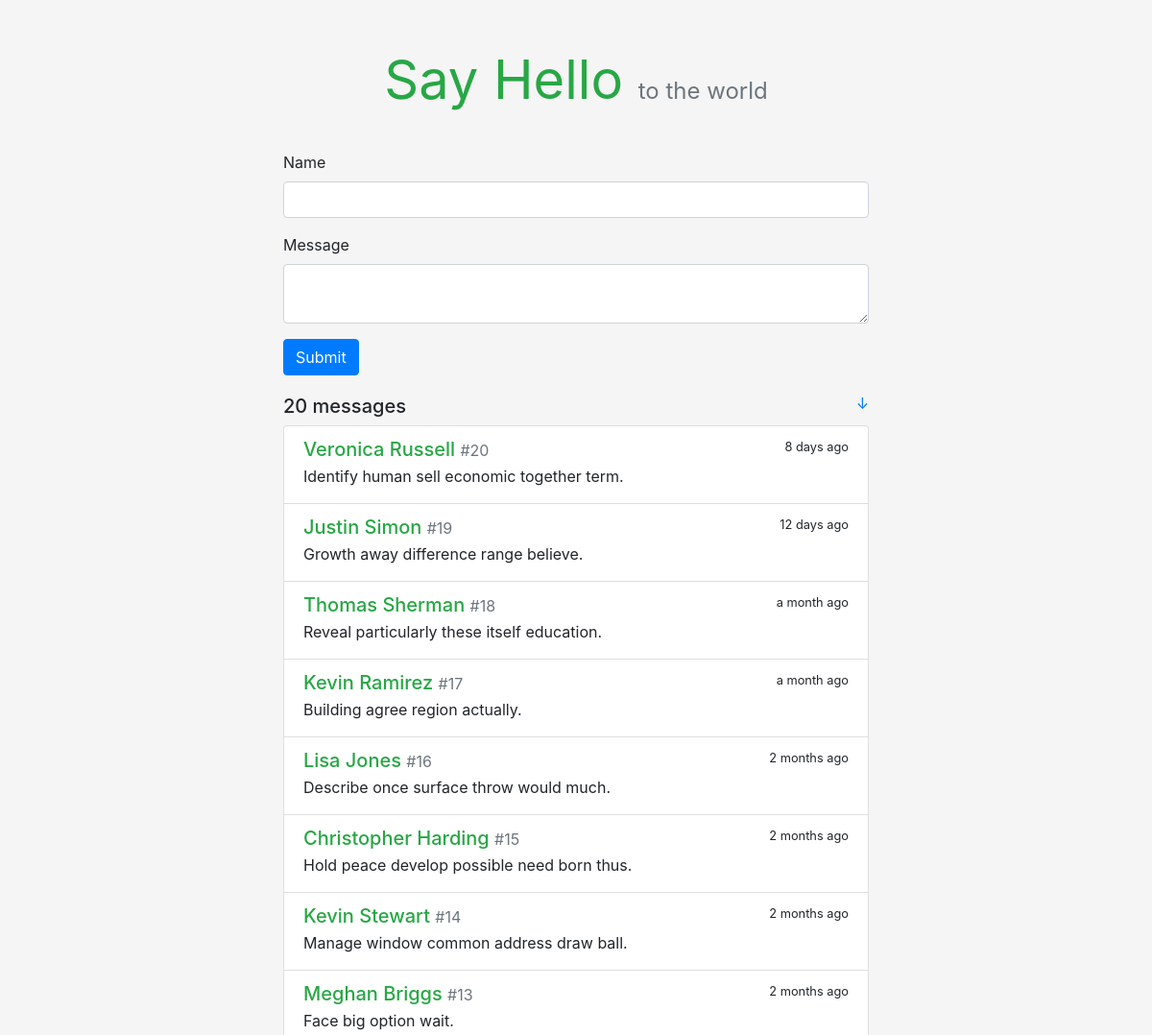
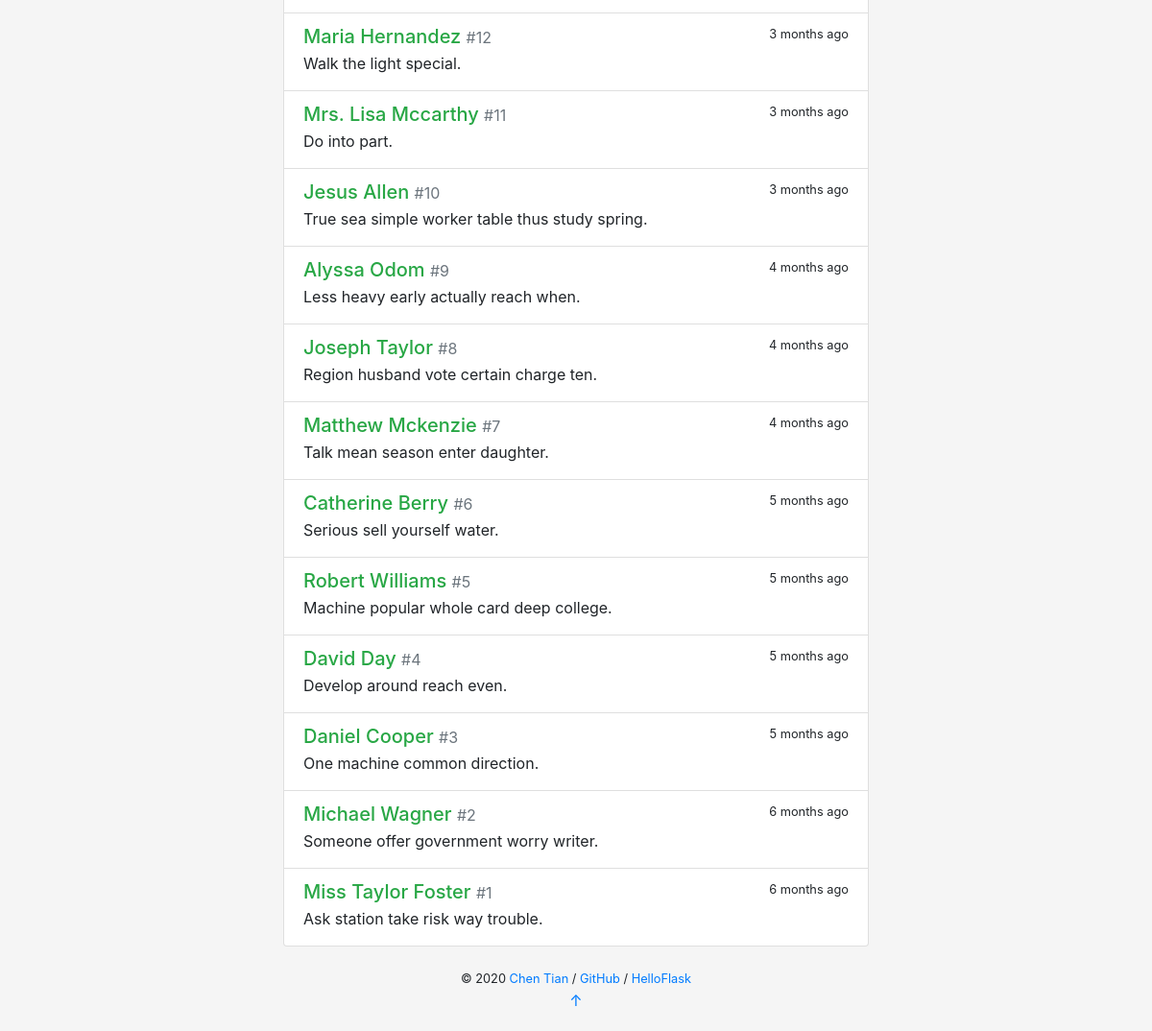
The page / on the database its author committed (2 pictures, top to bottom).
### tcliuyanban/model.py (models this page shows)
class Message(db.Model):
    id = db.Column(db.Integer, primary_key=True)
    name = db.Column(db.String(20))
    body = db.Column(db.String(200))
    timestamp = db.Column(db.DateTime, default=datetime.utcnow, index=True)

### tcliuyanban/views.py (the view, shortened to what this page needs)
@app.route('/',methods=['GET','POST'])
def index():
    messages = Message.query.order_by(Message.timestamp.desc()).all()
    form = HelloForm()
    return render_template('index.html',form=form,messages=messages)

### tcliuyanban/forms.py
class HelloForm(FlaskForm):
    name = StringField('Name',validators=[DataRequired(),Length(1,20)])
    body = TextAreaField('Message',validators=[DataRequired(),Length(1,200)])
    submit = SubmitField()

### tcliuyanban/templates/index.html
{% extends 'base.html' %}
{% from 'bootstrap/form.html' import render_form %}
{% block content %}
    <div class="hello-form">
        {{ render_form(form, action=request.full_path) }}
    </div>
    <h5>{{ messages|length }} messages
        <small class="float-right">
            <a href="#bottom" title="Go Bottom">&darr;</a>
        </small>
    </h5>
    <div class="list-group">
        {% for message in messages %}
            <a class="list-group-item list-group-item-action flex-column">
                <div class="d-flex w-100 justify-content-between">
                    <h5 class="mb-1 text-success">{{ message.name }}
                        <small class="text-muted"> #{{ loop.revindex }}</small>
                    </h5>
                    <small data-toggle="tooltip" data-placement="top"
                           data-timestamp="{{ message.timestamp.strftime('%Y-%m-%dT%H:%M:%SZ') }}"
                           data-delay="500">
                        {{ moment(message.timestamp).fromNow(refresh=True) }}
                    </small>
                </div>
                <p class="mb-1">{{ message.body }}</p>
            </a>
        {% endfor %}
    </div>
{% endblock %}

### tcliuyanban/templates/base.html (shortened to what this page needs)
<!DOCTYPE html>
<html lang="en">
<head>
    <link rel="stylesheet" href="{{ url_for('static', filename='css/bootstrap.min.css') }}" type="text/css">
    <link rel="stylesheet" href="{{ url_for('static', filename='css/style.css') }}" type="text/css">
</head>
<body>
<main class="container">
    <header>
        <h1 class="text-center display-4">
            <a href="{{ url_for('index') }}" class="text-success"><strong>Say Hello</strong></a>
            <small class="text-muted sub-title">to the world</small>
        </h1>
    </header>
    {% block content %}{% endblock %}
    <footer class="text-center">
        {% block footer %}
            <small> &copy; 2020 <a href="http://tianchen.com" title="Written by Chen Tian">Chen Tian</a> /
                <a href="https://github.com/greyli/sayhello" title="Fork me on GitHub">GitHub</a> /
                <a href="http://helloflask.com" title="A HelloFlask project">HelloFlask</a>
            </small>
            <p><a id="bottom" href="#" title="Go Top">&uarr;</a></p>
        {% endblock %}
    </footer>
</main>
</body>
</html>

### tcliuyanban/static/css/style.css (style rules this page uses)
body { background-color: rgb(245, 245, 245) !important; }
p { overflow-wrap: break-word; word-wrap: break-word; }
.container { max-width: 640px !important; }
.hello-form { margin-bottom: 20px; }
header { margin: 50px 0 40px 0; }
header h1 { font-size: 60px; font-weight: bold; }
.sub-title { font-size: 24px; }
header a { text-decoration: none !important; }
footer { margin: 20px; }

### rows shown on the page
Message: name "Veronica Russell", timestamp "8 days ago", body "Identify human sell economic together term."
Message: name "Justin Simon", timestamp "12 days ago", body "Growth away difference range believe."
Message: name "Thomas Sherman", timestamp "a month ago", body "Reveal particularly these itself education."
Message: name "Kevin Ramirez", timestamp "a month ago", body "Building agree region actually."
Message: name "Lisa Jones", timestamp "2 months ago", body "Describe once surface throw would much."
Message: name "Christopher Harding", timestamp "2 months ago", body "Hold peace develop possible need born thus."
Message: name "Kevin Stewart", timestamp "2 months ago", body "Manage window common address draw ball."
Message: name "Meghan Briggs", timestamp "2 months ago", body "Face big option wait."
Message: name "Maria Hernandez", timestamp "3 months ago", body "Walk the light special."
Message: name "Mrs. Lisa Mccarthy", timestamp "3 months ago", body "Do into part."
Message: name "Jesus Allen", timestamp "3 months ago", body "True sea simple worker table thus study spring."
Message: name "Alyssa Odom", timestamp "4 months ago", body "Less heavy early actually reach when."
Message: name "Joseph Taylor", timestamp "4 months ago", body "Region husband vote certain charge ten."
Message: name "Matthew Mckenzie", timestamp "4 months ago", body "Talk mean season enter daughter."
Message: name "Catherine Berry", timestamp "5 months ago", body "Serious sell yourself water."
Message: name "Robert Williams", timestamp "5 months ago", body "Machine popular whole card deep college."
Message: name "David Day", timestamp "5 months ago", body "Develop around reach even."
Message: name "Daniel Cooper", timestamp "5 months ago", body "One machine common direction."
Message: name "Michael Wagner", timestamp "6 months ago", body "Someone offer government worry writer."
Message: name "Miss Taylor Foster", timestamp "6 months ago", body "Ask station take risk way trouble."

### other values the page prints
{{ messages|length }} "20"
